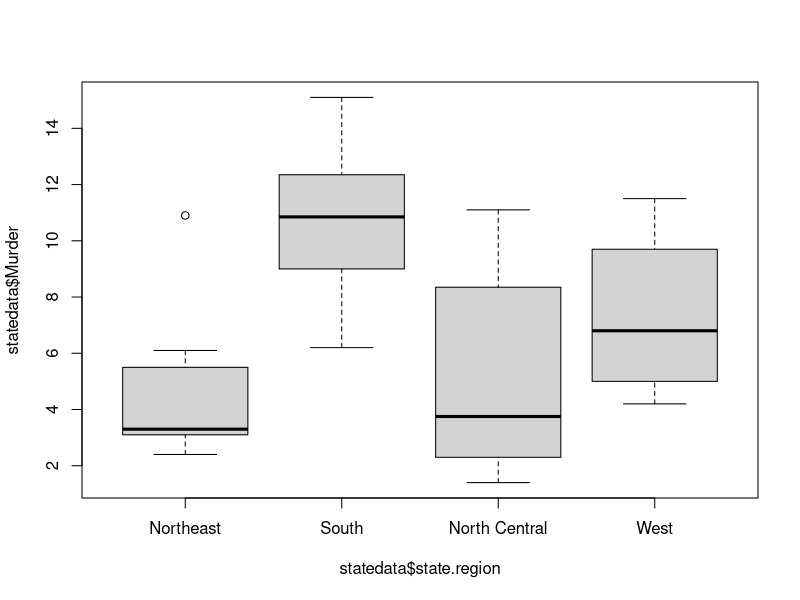
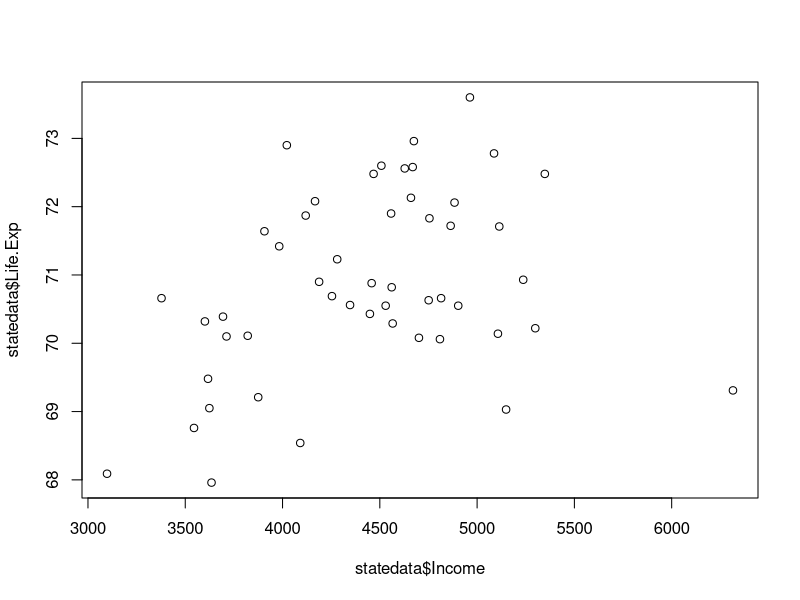

The R script that drew these images, in order:
data(state)
statedata = cbind(data.frame(state.x77),state.abb,state.area,state.center, state.division, state.name, state.region)

str(statedata)

tapply(statedata$HS.Grad,statedata$state.region, mean)

boxplot(statedata$Murder ~ statedata$state.region)

statedata[statedata$state.region ==  "Northeast",]

lmod = lm(Life.Exp  ~ Population + Income + Illiteracy + Murder + HS.Grad + Frost + Area, data = statedata)
summary(lmod)

plot(statedata$Income, statedata$Life.Exp)

lmod = lm(Life.Exp  ~ Population + Income + Illiteracy + Murder + HS.Grad + Frost, data = statedata)
summary(lmod)

lmod = lm(Life.Exp  ~ Population + Income + Murder + HS.Grad + Frost, data = statedata)
summary(lmod)

lmod = lm(Life.Exp  ~ Population + Murder + HS.Grad + Frost, data = statedata)
summary(lmod)

predict(lmod)
sort(predict(lmod))

sort(abs((predict(lmod)) - statedata$Life.Exp))

sort(abs(sort(resid(lmod))))
